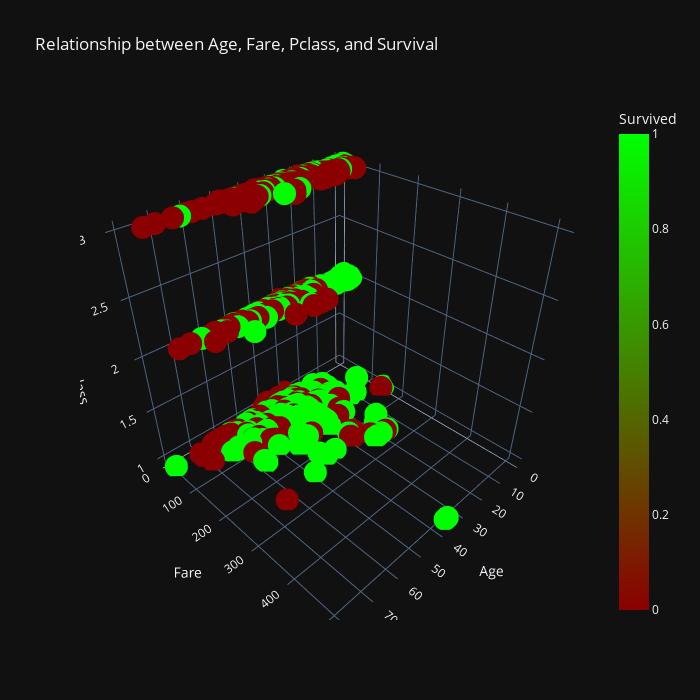

Here is the notebook cell this chart was saved with:
### Markdown cell above
Objective : To analyze the relationship between Age, Fare, Pclass, and Survival <br>
About the code : Creates a 3D scatter plot using Plotly, visualizing the relationship between age, fare, passenger class (Pclass), and survival (Survived) in a dataset (df). <br> 
Justification : The chart was chosen to visualize the relationship between age, fare, passenger class, and survival in a dataset because a 3D scatter plot allows for the simultaneous representation of three numerical variables (age, fare, and passenger class) as well as a categorical variable (survival). This type of chart can provide insights into potential patterns or correlations between these variables.

Here is a step-by-step explanation of each line and part of the code:

1. `color_sequence = ['#8B0000', '#00FF00']`: This line defines a list of two color codes, `'#8B0000'` (dark red) and `'#00FF00'` (green), which will be used to represent the different categories of the "Survived" variable.

2. `fig = px.scatter_3d(df, x="Age", y="Fare", z="Pclass", color="Survived", color_continuous_scale=color_sequence, title="Age vs Fare vs Class by Survived", template="plotly_dark", height=700, width=700)`: This line creates a 3D scatter plot using the Plotly Express (px) library. It specifies the dataset `df` and assigns the variables "Age", "Fare", and "Pclass" to the x, y, and z axes, respectively. The "Survived" variable is used to determine the color of each data point, with the colors defined by `color_sequence`. Additional parameters include the chart title ("Age vs Fare vs Class by Survived"), the template ("plotly_dark" for a dark-themed plot), and the dimensions of the chart (height=700, width=700).

3. `fig.show()`: This line displays the created figure (`fig`) in the output.


Results :

Green dots represent passengers who survived, while red dots represent passengers who did not survive.
Passengers in higher passenger classes had higher survival rates compared to lower classes. Those who paid higher fares also had higher chances of survival. Additionally, younger passengers had higher survival rates compared to older passengers. In summary, higher class, higher fare, and younger age were associated with increased chances of survival.

### Code cell
color_sequence = ['#8B0000', '#00FF00']
fig = px.scatter_3d(df, x="Age", y="Fare", z="Pclass", color="Survived", color_continuous_scale=color_sequence, title="Relationship between Age, Fare, Pclass, and Survival", template="plotly_dark", height=700, width=700)
fig.show()

### Figure 1 — Plotly figure (JSON) as saved in the notebook; plotly's stock layout.template omitted (floating-point values rounded to 4 significant figures; data arrays with more than 128 entries replaced by an {"elided": "..."} marker saying what was removed)
{"data": [{"hovertemplate": "Age=%{x}<br>Fare=%{y}<br>Pclass=%{z}<br>Survived=%{marker.color}<extra></extra>", "legendgroup": "", "marker": {"color": {"elided": "891 int values"}, "coloraxis": "coloraxis", "symbol": "circle"}, "mode": "markers", "name": "", "scene": "scene", "showlegend": false, "type": "scatter3d", "x": {"elided": "891 float values"}, "y": {"elided": "891 float values"}, "z": {"elided": "891 int values"}}], "layout": {"coloraxis": {"colorbar": {"title": {"text": "Survived"}}, "colorscale": [[0, "#8B0000"], [1, "#00FF00"]]}, "height": 700, "legend": {"tracegroupgap": 0}, "scene": {"domain": {"x": [0, 1], "y": [0, 1]}, "xaxis": {"title": {"text": "Age"}}, "yaxis": {"title": {"text": "Fare"}}, "zaxis": {"title": {"text": "Pclass"}}}, "title": {"text": "Relationship between Age, Fare, Pclass, and Survival"}, "width": 700}}
